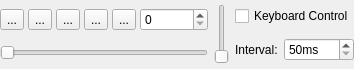
<?xml version="1.0" encoding="UTF-8"?>
<ui version="4.0">
 <class>AnimationControlWidget</class>
 <widget class="QWidget" name="AnimationControlWidget">
  <property name="geometry">
   <rect>
    <x>0</x>
    <y>0</y>
    <width>354</width>
    <height>69</height>
   </rect>
  </property>
  <property name="windowTitle">
   <string>AnimationControlWidget</string>
  </property>
  <layout class="QHBoxLayout" name="horizontalLayout_3">
   <property name="margin">
    <number>0</number>
   </property>
   <item>
    <layout class="QVBoxLayout" name="verticalLayout_2">
     <property name="spacing">
      <number>6</number>
     </property>
     <item>
      <layout class="QHBoxLayout" name="horizontalLayout">
       <property name="spacing">
        <number>4</number>
       </property>
       <item>
        <widget class="QToolButton" name="btnStart">
         <property name="text">
          <string>...</string>
         </property>
         <property name="icon">
          <iconset resource="../preui/preui.qrc">
           <normaloff>:/resources/menu/ani/play.png</normaloff>:/resources/menu/ani/play.png</iconset>
         </property>
        </widget>
       </item>
       <item>
        <widget class="QToolButton" name="btnPause">
         <property name="text">
          <string>...</string>
         </property>
         <property name="icon">
          <iconset resource="../preui/preui.qrc">
           <normaloff>:/resources/menu/ani/pause.png</normaloff>:/resources/menu/ani/pause.png</iconset>
         </property>
        </widget>
       </item>
       <item>
        <widget class="QToolButton" name="btnStop">
         <property name="text">
          <string>...</string>
         </property>
         <property name="icon">
          <iconset resource="../preui/preui.qrc">
           <normaloff>:/resources/menu/ani/stop.png</normaloff>:/resources/menu/ani/stop.png</iconset>
         </property>
        </widget>
       </item>
       <item>
        <widget class="QToolButton" name="btnPrevious">
         <property name="text">
          <string>...</string>
         </property>
         <property name="icon">
          <iconset resource="../preui/preui.qrc">
           <normaloff>:/resources/menu/ani/left.png</normaloff>:/resources/menu/ani/left.png</iconset>
         </property>
        </widget>
       </item>
       <item>
        <widget class="QToolButton" name="btnNext">
         <property name="text">
          <string>...</string>
         </property>
         <property name="icon">
          <iconset resource="../preui/preui.qrc">
           <normaloff>:/resources/menu/ani/right.png</normaloff>:/resources/menu/ani/right.png</iconset>
         </property>
        </widget>
       </item>
       <item>
        <widget class="QSpinBox" name="valueCurrentFrame"/>
       </item>
      </layout>
     </item>
     <item>
      <widget class="QSlider" name="sliderCurrentFrame">
       <property name="orientation">
        <enum>Qt::Horizontal</enum>
       </property>
      </widget>
     </item>
    </layout>
   </item>
   <item>
    <widget class="QSlider" name="sliderSpeed">
     <property name="maximumSize">
      <size>
       <width>16777215</width>
       <height>60</height>
      </size>
     </property>
     <property name="orientation">
      <enum>Qt::Vertical</enum>
     </property>
    </widget>
   </item>
   <item>
    <layout class="QVBoxLayout" name="verticalLayout">
     <property name="spacing">
      <number>6</number>
     </property>
     <item>
      <widget class="QCheckBox" name="cbGlobalControl">
       <property name="text">
        <string>Keyboard Control</string>
       </property>
      </widget>
     </item>
     <item>
      <layout class="QHBoxLayout" name="horizontalLayout_2">
       <item>
        <widget class="QLabel" name="label_2">
         <property name="text">
          <string>Interval:</string>
         </property>
        </widget>
       </item>
       <item>
        <widget class="QSpinBox" name="valueInterval">
         <property name="suffix">
          <string>ms</string>
         </property>
         <property name="prefix">
          <string/>
         </property>
         <property name="minimum">
          <number>50</number>
         </property>
         <property name="maximum">
          <number>2000</number>
         </property>
         <property name="singleStep">
          <number>10</number>
         </property>
        </widget>
       </item>
      </layout>
     </item>
    </layout>
   </item>
  </layout>
  <action name="actionStart">
   <property name="icon">
    <iconset resource="../preui/preui.qrc">
     <normaloff>:/resources/menu/ani/play.png</normaloff>:/resources/menu/ani/play.png</iconset>
   </property>
   <property name="text">
    <string>Start</string>
   </property>
   <property name="toolTip">
    <string>start the animation</string>
   </property>
  </action>
  <action name="actionPause">
   <property name="icon">
    <iconset resource="../preui/preui.qrc">
     <normaloff>:/resources/menu/ani/pause.png</normaloff>:/resources/menu/ani/pause.png</iconset>
   </property>
   <property name="text">
    <string>Pause</string>
   </property>
   <property name="toolTip">
    <string>pause the animation</string>
   </property>
  </action>
  <action name="actionStop">
   <property name="icon">
    <iconset resource="../preui/preui.qrc">
     <normaloff>:/resources/menu/ani/stop.png</normaloff>:/resources/menu/ani/stop.png</iconset>
   </property>
   <property name="text">
    <string>Stop</string>
   </property>
   <property name="toolTip">
    <string>stop the animation</string>
   </property>
  </action>
  <action name="actionNext">
   <property name="icon">
    <iconset resource="../preui/preui.qrc">
     <normaloff>:/resources/menu/ani/right.png</normaloff>:/resources/menu/ani/right.png</iconset>
   </property>
   <property name="text">
    <string>next</string>
   </property>
   <property name="toolTip">
    <string>move to next frame</string>
   </property>
  </action>
  <action name="actionPrevious">
   <property name="icon">
    <iconset resource="../preui/preui.qrc">
     <normaloff>:/resources/menu/ani/left.png</normaloff>:/resources/menu/ani/left.png</iconset>
   </property>
   <property name="text">
    <string>Previous</string>
   </property>
   <property name="toolTip">
    <string>move to previous frame</string>
   </property>
  </action>
 </widget>
 <layoutdefault spacing="6" margin="11"/>
 <resources>
  <include location="../preui/preui.qrc"/>
 </resources>
 <connections>
  <connection>
   <sender>valueCurrentFrame</sender>
   <signal>valueChanged(int)</signal>
   <receiver>sliderCurrentFrame</receiver>
   <slot>setValue(int)</slot>
   <hints>
    <hint type="sourcelabel">
     <x>167</x>
     <y>18</y>
    </hint>
    <hint type="destinationlabel">
     <x>160</x>
     <y>52</y>
    </hint>
   </hints>
  </connection>
  <connection>
   <sender>sliderCurrentFrame</sender>
   <signal>valueChanged(int)</signal>
   <receiver>valueCurrentFrame</receiver>
   <slot>setValue(int)</slot>
   <hints>
    <hint type="sourcelabel">
     <x>118</x>
     <y>56</y>
    </hint>
    <hint type="destinationlabel">
     <x>186</x>
     <y>26</y>
    </hint>
   </hints>
  </connection>
  <connection>
   <sender>actionNext</sender>
   <signal>triggered()</signal>
   <receiver>AnimationControlWidget</receiver>
   <slot>next()</slot>
   <hints>
    <hint type="sourcelabel">
     <x>-1</x>
     <y>-1</y>
    </hint>
    <hint type="destinationlabel">
     <x>176</x>
     <y>34</y>
    </hint>
   </hints>
  </connection>
  <connection>
   <sender>actionStart</sender>
   <signal>triggered()</signal>
   <receiver>AnimationControlWidget</receiver>
   <slot>start()</slot>
   <hints>
    <hint type="sourcelabel">
     <x>-1</x>
     <y>-1</y>
    </hint>
    <hint type="destinationlabel">
     <x>176</x>
     <y>34</y>
    </hint>
   </hints>
  </connection>
  <connection>
   <sender>actionPause</sender>
   <signal>triggered()</signal>
   <receiver>AnimationControlWidget</receiver>
   <slot>pause()</slot>
   <hints>
    <hint type="sourcelabel">
     <x>-1</x>
     <y>-1</y>
    </hint>
    <hint type="destinationlabel">
     <x>176</x>
     <y>34</y>
    </hint>
   </hints>
  </connection>
  <connection>
   <sender>actionPrevious</sender>
   <signal>triggered()</signal>
   <receiver>AnimationControlWidget</receiver>
   <slot>previous()</slot>
   <hints>
    <hint type="sourcelabel">
     <x>-1</x>
     <y>-1</y>
    </hint>
    <hint type="destinationlabel">
     <x>176</x>
     <y>34</y>
    </hint>
   </hints>
  </connection>
  <connection>
   <sender>actionStop</sender>
   <signal>triggered()</signal>
   <receiver>AnimationControlWidget</receiver>
   <slot>stop()</slot>
   <hints>
    <hint type="sourcelabel">
     <x>-1</x>
     <y>-1</y>
    </hint>
    <hint type="destinationlabel">
     <x>176</x>
     <y>34</y>
    </hint>
   </hints>
  </connection>
 </connections>
 <slots>
  <slot>start()</slot>
  <slot>pause()</slot>
  <slot>stop()</slot>
  <slot>next()</slot>
  <slot>previous()</slot>
 </slots>
</ui>
